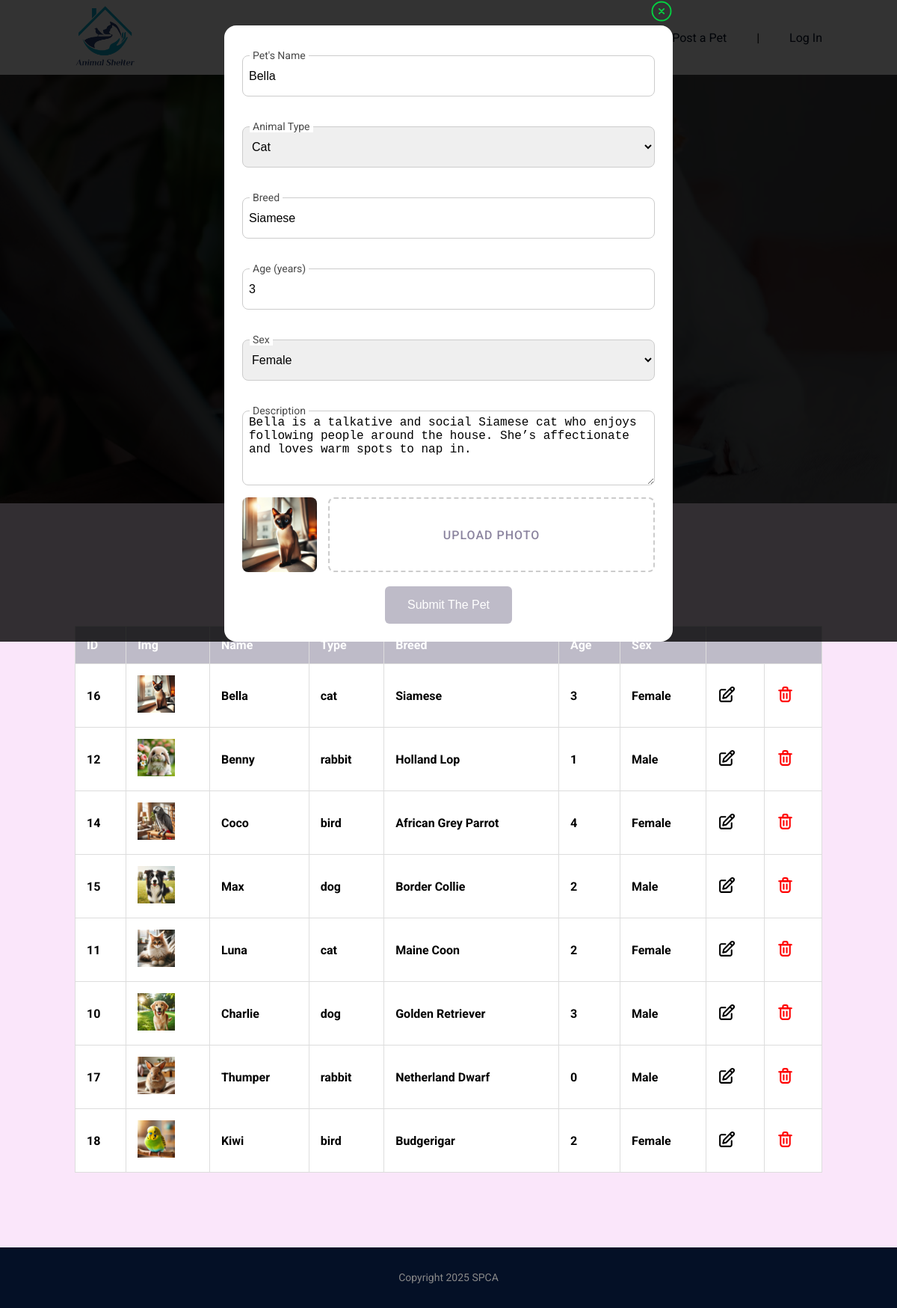
/list.php?edit=16, run on the app's committed database.
### tables this page shows
CREATE TABLE `pets` (
  `id` int(11) NOT NULL,
  `name` varchar(255) NOT NULL,
  `age` varchar(255) NOT NULL,
  `type` varchar(255) NOT NULL,
  `sex` varchar(255) NOT NULL,
  `breed` varchar(255) NOT NULL,
  `image` varchar(255) NOT NULL,
  `description` text NOT NULL
);

### list.php (the view, shortened to what this page needs)
<?php
include_once "./configs.php";
$default_img = "media/default.jpg";
if (isset($_GET["delete"])) {
    $delete_id = $_GET["delete"];
    $img_path = $_GET["p"];
    print $img_path;
    if ($img_path && $img_path !== $default_img && file_exists($img_path)) {
        unlink($img_path);
    }
    $request = $conn->prepare("DELETE FROM pets WHERE id = ?");
    $request->bind_param("i", $delete_id);
    $request->execute();
    $request->close();
} else {
    $request = $conn->prepare("SELECT * FROM pets");
    $request->execute();
    $result = $request->get_result();
}
?>
<!doctype html>
<html lang="en">
<head>
    <link rel="stylesheet" href="styles.css">
</head>
<body>
<?php include_once "components/header.php"; ?>
<main>
    <?php include_once "components/banner-home.php"; ?>
    <section class="latest" id="pets-stock">
        <div class="container">
            <div class="section-header" id="section-header">
                <h2>Pets Stock</h2>
            </div>
            <?php if ($result->num_rows > 0) { ?>
            <table class="pets-stock">
                <thead>
                    <tr>
                        <th>ID</th>
                        <th>Img</th>
                        <th>Name</th>
                        <th>Type</th>
                        <th>Breed</th>
                        <th>Age</th>
                        <th>Sex</th>
                        <th colspan="2"></th>
                    </tr>
                </thead>
                <tbody>
                <?php  while ($row = $result->fetch_assoc()) { ?>
                <tr>
                    <th><?= $row['id']; ?></th>
                    <th><img class="thumb" src="<?= $row['image']; ?>" alt=""></th>
                    <th><?= $row['name']; ?></th>
                    <th><?= $row['type']; ?></th>
                    <th><?= $row['breed']; ?></th>
                    <th><?= $row['age']; ?></th>
                    <th><?= $row['sex']; ?></th>
                    <th>
                        <button class="edit-btn" onclick="editAction('<?= $row['id']; ?>')">
                            <img class="icon" src="media/icons/edit.svg" alt="Edit">
                        </button>
                    </th>
                    <th>
                        <button class="delete-btn" onclick="deleteAction('<?= $row['id']; ?>', '<?= $row['image']; ?>')">
                            <img class="icon" src="media/icons/delete.svg" alt="Delete">
                        </button>
                    </th>
                </tr>
                <?php } ?>
                </tbody>
            </table>
            <?php } else { echo "No results found!"; } ?>
        </div>
    </section>
</main>
<?php include_once "components/footer.php"; ?>
<?php if (isset($_GET['edit'])) { ?>
    <div class="overlay" onclick="closeOverlay(event)">
        <div class="overlay-content">
            <div class="overlay-header">
                <img class="icon close" src="media/icons/close.svg" alt="Close" onclick="closeOverlay(event)"/>
            </div>
            <?php include_once "components/edit-form.php"?>
        </div>
    </div>
<?php } ?>
</body>
</html>

### components/edit-form.php (shortened to what this page needs)
<?php
include_once "./configs.php";
if(isset($_GET["edit"])) {
    $petId = $_GET["edit"];
    $request = $conn->prepare("SELECT * FROM pets WHERE id = ?");
    $request->bind_param("i", $petId);
    $request->execute();
    $result = $request->get_result();
}
?>
<section class="pets-form">
    <?php
    if ($result->num_rows > 0) { $row = $result->fetch_assoc() ?>
        <form method="POST" enctype="multipart/form-data">
            <div class="input-area">
                <label for="name">Pet's Name</label>
                <input id="name" name="name" type="text" value="<?= $row['name'] ?>">
            </div>
            <div class="input-area">
                <label for="type">Animal Type</label>
                <select name="type" id="type">
                    <option value="cat" <?= ($row['type'] === "cat") ? "selected" : "" ?>>Cat</option>
                </select>
            </div>
            <div class="input-area">
                <label for="breed">Breed</label>
                <input name="breed" id="breed" type="text" value="<?= $row['breed'] ?>">
            </div>
            <div class="input-area">
                <label for="age">Age (years)</label>
                <input name="age" id="age" type="number" value="<?= $row['age'] ?>">
            </div>
            <div class="input-area">
                <label for="sex">Sex</label>
                <select name="sex" required>
                    <option value="Female" <?= ($row['sex'] === "Female") ? "selected" : "" ?>>Female</option>
                </select>
            </div>
            <div class="input-area">
                <label for="desc">Description</label>
                <textarea name="desc" id="desc"><?= $row['description'] ?></textarea>
            </div>
            <div style="display: flex; width: 100%; gap: 15px">
                <img src="<?= $row['image'] ?>" alt="" style="max-width: 100px; border-radius: 8px" class="input-area-image-thumb">
                <div class="input-area-image" style="width: 100%">
                    <label for="photo" id="photo-label">Upload Photo</label>
                </div>
            </div>
            <br>
            <button type="submit" name="submit-btn" class="btn btn-general">Submit The Pet</button>
        </form>
    <?php } ?>
</section>

### styles.css (style rules this page uses)
:root { --primary-color: #041026; --secondary-color: #bebbc8; }
* { margin: 0; padding: 0; box-sizing: border-box; outline: none; }
body { font-family: "Roboto", serif; }
section { padding: 100px 0; }
h2 { font-size: 29px; margin-bottom: 7px; }
.container { max-width: 1000px; width: 90%; margin: 0 auto; }
.btn { background: #F93827; color: white; border-radius: 6px; padding: 10px 25px; text-transform: capitalize; display: inline-block; }
.btn.btn-general { background: var(--secondary-color); padding: 16px 30px; border: 0; cursor: pointer; font-size: 16px; }
.latest { background: #fae6fa; }
.section-header { text-align: center; max-width: 500px; margin: 0 auto 30px; }
.delete-btn, .edit-btn { border: 0; background-color: transparent; cursor: pointer; }
#pets-stock > .container { max-width: 1000px; margin: 0 auto; width: 100%; overflow-x: auto; }

### data on the page
pets: id "16", image (picture), name "Bella", type "cat", breed "Siamese", age "3", sex "Female", type "Cat", desc "Bella is a talkative and social Siamese cat who enjoys following people around the house. She’s affectionate and loves warm spots to nap in."
pets: id "12", image (picture), name "Benny", type "rabbit", breed "Holland Lop", age "1", sex "Male"
pets: id "14", image (picture), name "Coco", type "bird", breed "African Grey Parrot", age "4", sex "Female"
pets: id "15", image (picture), name "Max", type "dog", breed "Border Collie", age "2", sex "Male"
pets: id "11", image (picture), name "Luna", type "cat", breed "Maine Coon", age "2", sex "Female"
pets: id "10", image (picture), name "Charlie", type "dog", breed "Golden Retriever", age "3", sex "Male"
pets: id "17", image (picture), name "Thumper", type "rabbit", breed "Netherland Dwarf", age "0", sex "Male"
pets: id "18", image (picture), name "Kiwi", type "bird", breed "Budgerigar", age "2", sex "Female"
